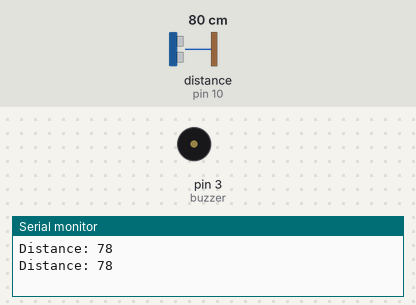
This sketch was run on a simulated Arduino Uno, built with avr-gcc and run on an emulated ATmega328P. Parts: buzzer (waves = sounding, pin HIGH), the last lines printed to the serial monitor. Wiring (inferred from the names in the program): ultrasonic range finder: trigger pin 9; echo pin 10. Inputs (shaded band) come from the test bench; at power-on: distance to the obstacle (sensor on pin 10) 80 cm. The echo pulse lasts 58.3 µs per cm; pins used as bus, display or sensor lines are not drawn.

Above: at 1.8 s.
1.9 s: distance to the obstacle (sensor on pin 10) set to 23 cm
3.4 s: distance to the obstacle (sensor on pin 10) set to 19 cm
At 4.8 s:
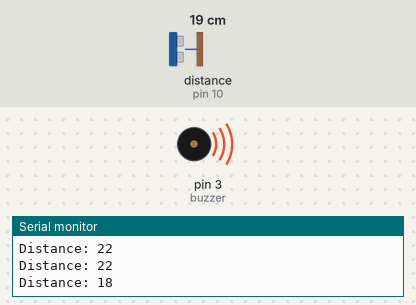
5.5 s: distance to the obstacle (sensor on pin 10) set to 35 cm
At 6.5 s:
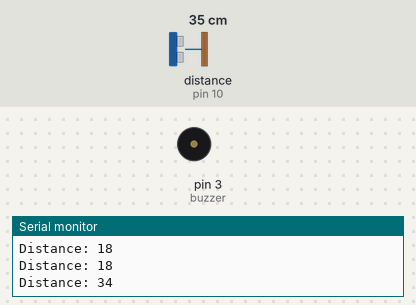
7.5 s: distance to the obstacle (sensor on pin 10) set to 2 cm
At 9.4 s:
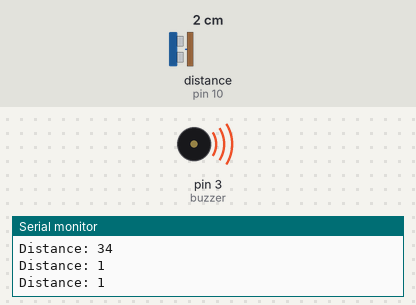
Timing chart, 0 to 10.5 s (numbered marks = the images above; inputs shaded):
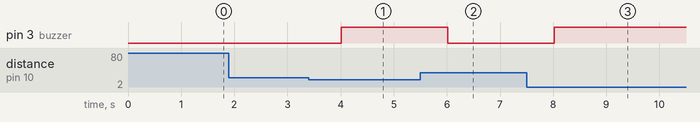

Measured:
- the behaviour switches between 22 and 21 cm on distance to the obstacle (sensor on pin 10) (found by bisection; images 0 and 1)
- after the input at 3.4 s, pin 3 (buzzer): LOW → HIGH after 0.62 s
- after the input at 5.5 s, pin 3 (buzzer): HIGH → LOW after 0.52 s
- after the input at 7.5 s, pin 3 (buzzer): LOW → HIGH after 0.52 s

The sketch:

Ultrasonic.ino
```cpp
const int trigPin = 9 ;
const int echoPin = 10;
const int buzzer = 3;

long duration;
int distance;
int safetyDistance;


void setup() {
pinMode(trigPin, OUTPUT);
pinMode(echoPin, INPUT);

pinMode(buzzer, OUTPUT);
Serial.begin(9600);
}


void loop() {

digitalWrite(trigPin, LOW);
delayMicroseconds(5);
 digitalWrite(trigPin, HIGH);
delayMicroseconds(10);
digitalWrite(trigPin, LOW);

duration = pulseIn(echoPin, HIGH);


distance= duration*0.034/2;

safetyDistance = distance;
if (safetyDistance <= 20)
{
  digitalWrite(buzzer, HIGH);
}
else{
  digitalWrite(buzzer, LOW);
}

Serial.print("Distance: ");
Serial.println(distance);
delay(1000);
}
```
